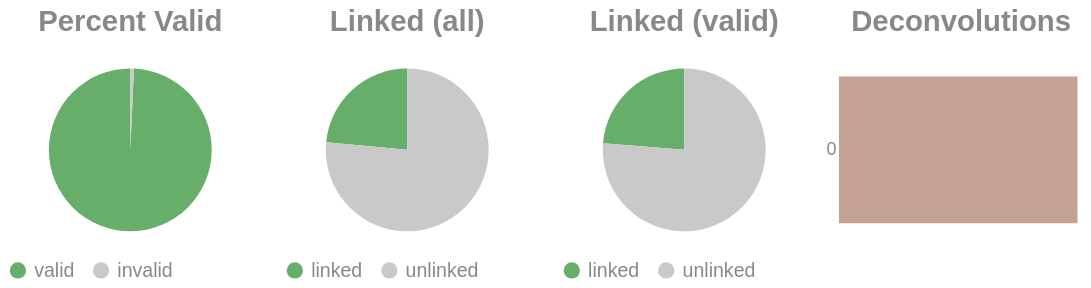

The notebook cell this image was saved under:
### Code cell
if SKIPLR:
    pass
else:
    clash = Counter()
    for i in valids['molecule'].to_list():
        _mol = i.split("-")
        if len(_mol) == 1:
            clash.update('0')
        else:
            clash.update(_mol[-1])

    _d = {"deconvolutions": [], 'count': []}
    for k,v in clash.items():
        _d['deconvolutions'].append(k)
        _d['count'].append(v)

    tot_valid = valids['reads'].sum()
    mask = valids['reads'] >= 2
    n_linked_reads = valids.filter(mask)['reads'].sum()
    if n_linked_reads == 0:
        print_html("No linked molecules (>=2 reads) were detected; skipping linked-only distributions.")
        SKIPLR = True
    else:
        perc_valid = round(tot_valid / n_reads, 4)
        linked_perc_abs = round(n_linked_reads / n_reads, 4)
        linked_perc = round(n_linked_reads / tot_valid, 4)

    _valid = pl.DataFrame({"valids": ['valid', 'invalid'], "count": [tot_valid, n_reads - tot_valid]})
    _linked_abs = pl.DataFrame({"linked (absolute)": ['linked', 'unlinked'], "count": [n_linked_reads, n_reads - n_linked_reads]})
    _linked_rel = pl.DataFrame({"linked (valids)": ['linked', 'unlinked'], "count": [n_linked_reads, tot_valid - n_linked_reads]})

    (
        alt.hconcat(
            piechart(_valid, goodval = 'valid', title = "Percent Valid"),
            piechart(_linked_abs, goodval = "linked", title =  "Linked (all)"),
            piechart(_linked_rel, goodval = "linked", title =  "Linked (valid)"),
            convolutionbar(pl.DataFrame(_d), title = "Deconvolutions"),
            center = True,
            bounds = 'flush'
        )
        .resolve_scale(color='independent')
        .resolve_legend('independent')
        .properties(usermeta={'embedOptions': {"actions": False}})
    ).display()

### Figure 1 — Vega-Lite specification as saved in the notebook (floating-point values rounded to 4 significant figures)
{"width": "container", "height": 400, "config": {"title": {"anchor": "start", "dy": -15, "fontSize": 18, "color": "#888888", "subtitleColor": "#888888", "subtitleFontSize": 14}, "arc": {"fill": "#0072B2"}, "axis": {"domainColor": "#888888", "domainWidth": 0.5, "gridWidth": 0.2, "grid": false, "titleFontWeight": 400, "titleFontSize": 15, "labelFontSize": 11, "labelColor": "#888888", "tickColor": "#888888", "tickWidth": 0.2, "titleColor": "#888888"}, "axisBand": {"grid": false}, "axisX": {"grid": true, "tickSize": 10, "domainCap": "round"}, "axisY": {"domain": false, "grid": true, "tickSize": 0, "domainCap": "round"}, "background": "transparent", "header": {"labelFontSize": 15, "labelColor": "#888888", "titleFontSize": 15, "titleFontWeight": 600, "titleColor": "#888888"}, "legend": {"labelFont": "sans-serif", "labelFontSize": 12, "labelColor": "#888888", "symbolSize": 100, "symbolType": "circle", "titleFontSize": 12, "titlePadding": 10, "titleColor": "#888888", "title": null}, "range": {"category": ["#E69F00", "#56B4E9", "#009E73", "#F0E442", "#0072B2", "#D55E00", "#CC79A7", "#000000"], "diverging": ["#cfe8f3", "#a2d4ec", "#73bfe2", "#46abdb", "#1696d2", "#12719e"]}, "area": {"fill": "#0072B2", "fillOpacity": 0.7, "line": true, "strokeOpacity": 0.7}, "line": {"color": "#0072B2", "stroke": "#0072B2", "strokeWidth": 2}, "trail": {"color": "#0072B2", "stroke": "#0072B2", "strokeWidth": 0, "size": 1}, "point": {"filled": true, "fillOpacity": 1.0, "size": 95}, "text": {"color": "#888888", "fontSize": 11, "align": "right", "fontWeight": 400, "size": 11}, "bar": {"fill": "#0072B2", "stroke": null}, "view": {"stroke": null, "continuousWidth": 660, "continuousHeight": 400}}, "hconcat": [{"data": {"name": "data-b3052f9e2d6ebeee6e9f5699c176fb44"}, "mark": {"type": "arc"}, "encoding": {"color": {"field": "valids", "legend": {"orient": "bottom", "title": null}, "scale": {"domain": ["valid", "invalid"], "range": ["#68ae6b", "#C9C9C9"]}, "title": "Valids", "type": "nominal"}, "theta": {"field": "count", "type": "quantitative"}, "tooltip": [{"field": "valids", "title": "Valids", "type": "ordinal"}, {"field": "percent", "format": ".2%", "title": "Percent", "type": "quantitative"}, {"field": "count", "title": "Count", "type": "quantitative"}]}, "height": 100, "title": {"text": "Percent Valid", "align": "center", "anchor": "middle"}, "transform": [{"calculate": "datum.count / 5093995", "as": "percent"}], "width": 150}, {"data": {"name": "data-fc2af4d90781f3ee75017243f1ec5bba"}, "mark": {"type": "arc"}, "encoding": {"color": {"field": "linked (absolute)", "legend": {"orient": "bottom", "title": null}, "scale": {"domain": ["linked", "unlinked"], "range": ["#68ae6b", "#C9C9C9"]}, "title": "Linked (Absolute)", "type": "nominal"}, "theta": {"field": "count", "type": "quantitative"}, "tooltip": [{"field": "linked (absolute)", "title": "Linked (Absolute)", "type": "ordinal"}, {"field": "percent", "format": ".2%", "title": "Percent", "type": "quantitative"}, {"field": "count", "title": "Count", "type": "quantitative"}]}, "height": 100, "title": {"text": "Linked (all)", "align": "center", "anchor": "middle"}, "transform": [{"calculate": "datum.count / 5093995", "as": "percent"}], "width": 150}, {"data": {"name": "data-8ecfceb402751d9a2f41788d23cc9ab5"}, "mark": {"type": "arc"}, "encoding": {"color": {"field": "linked (valids)", "legend": {"orient": "bottom", "title": null}, "scale": {"domain": ["linked", "unlinked"], "range": ["#68ae6b", "#C9C9C9"]}, "title": "Linked (Valids)", "type": "nominal"}, "theta": {"field": "count", "type": "quantitative"}, "tooltip": [{"field": "linked (valids)", "title": "Linked (Valids)", "type": "ordinal"}, {"field": "percent", "format": ".2%", "title": "Percent", "type": "quantitative"}, {"field": "count", "title": "Count", "type": "quantitative"}]}, "height": 100, "title": {"text": "Linked (valid)", "align": "center", "anchor": "middle"}, "transform": [{"calculate": "datum.count / 5057779", "as": "percent"}], "width": 150}, {"data": {"name": "data-c72db6b36c91cccd38035bdec41bc971"}, "mark": {"type": "bar"}, "encoding": {"color": {"field": "deconvolutions", "legend": null, "scale": {"scheme": "lightgreyred"}, "type": "nominal"}, "tooltip": [{"field": "deconvolutions", "title": "Deconvolutions", "type": "ordinal"}, {"field": "percent", "format": ".2%", "title": "Percent", "type": "quantitative"}, {"field": "count", "title": "Count", "type": "quantitative"}], "x": {"axis": null, "field": "count", "type": "quantitative"}, "y": {"field": "deconvolutions", "sort": "ascending", "title": null, "type": "nominal"}}, "height": 100, "title": {"text": "Deconvolutions", "align": "center", "anchor": "middle"}, "transform": [{"calculate": "datum.count / 4393487", "as": "percent"}], "width": 150}], "bounds": "flush", "center": true, "resolve": {"legend": {"angle": "independent"}, "scale": {"color": "independent"}}, "usermeta": {"embedOptions": {"actions": false}}, "$schema": "https://vega.github.io/schema/vega-lite/v6.1.0.json", "datasets": {"data-b3052f9e2d6ebeee6e9f5699c176fb44": [{"valids": "valid", "count": 5057779}, {"valids": "invalid", "count": 36216}], "data-fc2af4d90781f3ee75017243f1ec5bba": [{"linked (absolute)": "linked", "count": 1198015}, {"linked (absolute)": "unlinked", "count": 3895980}], "data-8ecfceb402751d9a2f41788d23cc9ab5": [{"linked (valids)": "linked", "count": 1198015}, {"linked (valids)": "unlinked", "count": 3859764}], "data-c72db6b36c91cccd38035bdec41bc971": [{"deconvolutions": "0", "count": 4393487}]}}
